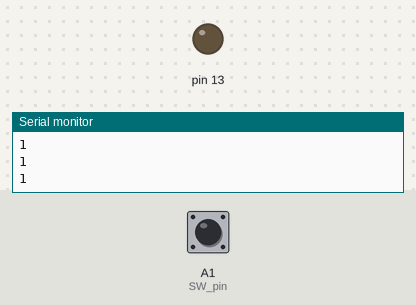
Bench run of a sketch on a simulated Arduino Uno, built with avr-gcc and run on an emulated ATmega328P. Parts: output pins drawn as LEDs (lit = HIGH), the last lines printed to the serial monitor. The test bench sets the inputs (shaded band); at power-on: A1 (SW_pin) HIGH.

Above: at 2.8 s.
2.9 s: A1 (SW_pin) pulled LOW for 1.2 s
At 3.6 s:
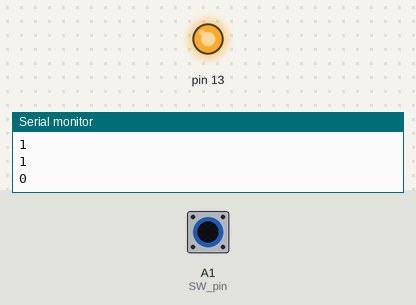
6.5 s: A1 (SW_pin) pulled LOW for 3.2 s
At 11.4 s:
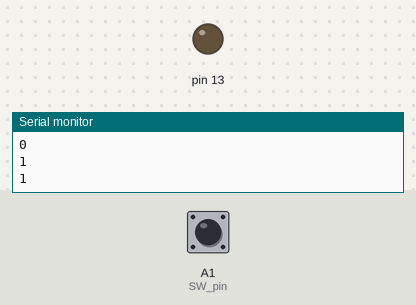
Timing chart, 0 to 12.9 s (numbered marks = the images above; inputs shaded):
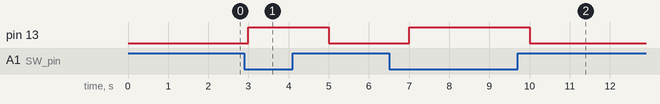

Measured:
- after the input at 2.9 s, pin 13: LOW → HIGH after 0.10 s, → LOW 2.0 s later
- after the input at 6.5 s, pin 13: LOW → HIGH after 0.50 s, → LOW 3.0 s later

The sketch:

lab4.ino
```cpp
const int SW_pin = A1;

void setup() {
  Serial.begin(115200);
  pinMode(SW_pin,INPUT_PULLUP);
  pinMode(13,OUTPUT);
}

void loop() {
  int val = digitalRead(SW_pin);
  if(val == LOW){
    digitalWrite(13,HIGH);
  }else{
    digitalWrite(13,LOW);
  }

  Serial.println(val);
  delay(1000);

}
```
